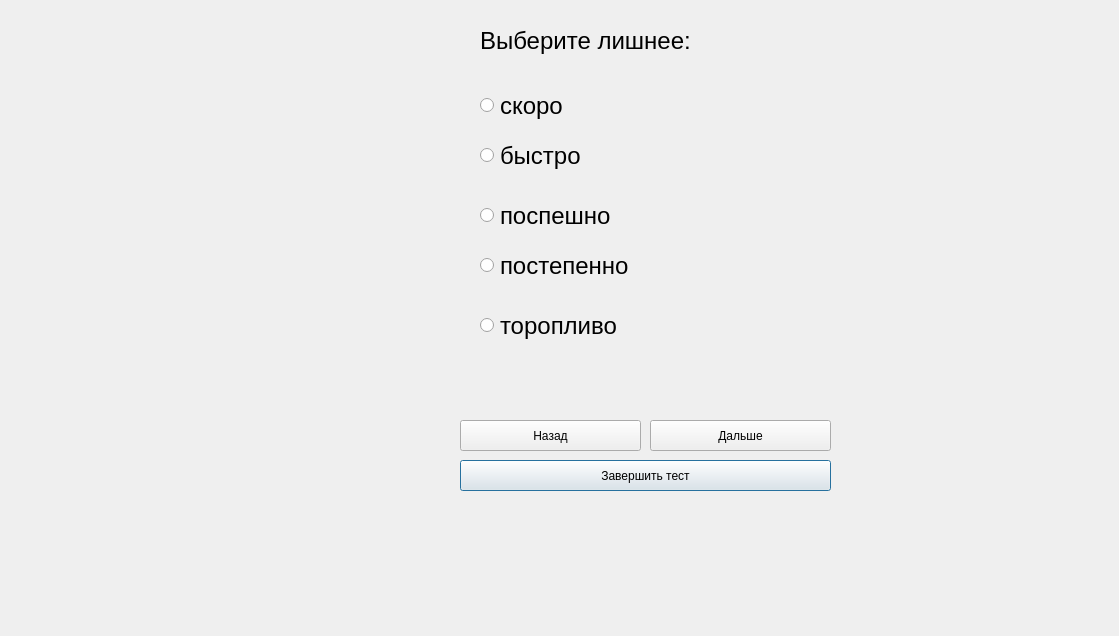
<?xml version="1.0" encoding="UTF-8"?>
<ui version="4.0">
 <class>testform29</class>
 <widget class="QDialog" name="testform29">
  <property name="geometry">
   <rect>
    <x>0</x>
    <y>0</y>
    <width>1119</width>
    <height>636</height>
   </rect>
  </property>
  <property name="windowTitle">
   <string>Dialog</string>
  </property>
  <widget class="QLabel" name="image">
   <property name="geometry">
    <rect>
     <x>20</x>
     <y>50</y>
     <width>411</width>
     <height>331</height>
    </rect>
   </property>
   <property name="text">
    <string/>
   </property>
  </widget>
  <widget class="QPushButton" name="finish_pushButton">
   <property name="geometry">
    <rect>
     <x>460</x>
     <y>460</y>
     <width>371</width>
     <height>31</height>
    </rect>
   </property>
   <property name="text">
    <string>Завершить тест</string>
   </property>
  </widget>
  <widget class="QLabel" name="question">
   <property name="geometry">
    <rect>
     <x>480</x>
     <y>-50</y>
     <width>551</width>
     <height>181</height>
    </rect>
   </property>
   <property name="sizePolicy">
    <sizepolicy hsizetype="Preferred" vsizetype="Preferred">
     <horstretch>0</horstretch>
     <verstretch>0</verstretch>
    </sizepolicy>
   </property>
   <property name="font">
    <font>
     <pointsize>18</pointsize>
    </font>
   </property>
   <property name="mouseTracking">
    <bool>true</bool>
   </property>
   <property name="tabletTracking">
    <bool>false</bool>
   </property>
   <property name="focusPolicy">
    <enum>Qt::NoFocus</enum>
   </property>
   <property name="contextMenuPolicy">
    <enum>Qt::PreventContextMenu</enum>
   </property>
   <property name="autoFillBackground">
    <bool>false</bool>
   </property>
   <property name="midLineWidth">
    <number>-2</number>
   </property>
   <property name="text">
    <string>Выберите лишнее:</string>
   </property>
   <property name="textFormat">
    <enum>Qt::AutoText</enum>
   </property>
   <property name="scaledContents">
    <bool>false</bool>
   </property>
   <property name="wordWrap">
    <bool>true</bool>
   </property>
   <property name="openExternalLinks">
    <bool>false</bool>
   </property>
  </widget>
  <widget class="QRadioButton" name="radioButton_2">
   <property name="geometry">
    <rect>
     <x>480</x>
     <y>140</y>
     <width>421</width>
     <height>31</height>
    </rect>
   </property>
   <property name="font">
    <font>
     <pointsize>18</pointsize>
    </font>
   </property>
   <property name="layoutDirection">
    <enum>Qt::LeftToRight</enum>
   </property>
   <property name="text">
    <string>быстро</string>
   </property>
  </widget>
  <widget class="QRadioButton" name="radioButton_5">
   <property name="geometry">
    <rect>
     <x>480</x>
     <y>310</y>
     <width>301</width>
     <height>31</height>
    </rect>
   </property>
   <property name="font">
    <font>
     <pointsize>18</pointsize>
    </font>
   </property>
   <property name="acceptDrops">
    <bool>false</bool>
   </property>
   <property name="toolTip">
    <string/>
   </property>
   <property name="text">
    <string>торопливо</string>
   </property>
  </widget>
  <widget class="QRadioButton" name="radioButton_4">
   <property name="geometry">
    <rect>
     <x>480</x>
     <y>250</y>
     <width>301</width>
     <height>31</height>
    </rect>
   </property>
   <property name="font">
    <font>
     <pointsize>18</pointsize>
    </font>
   </property>
   <property name="acceptDrops">
    <bool>false</bool>
   </property>
   <property name="toolTip">
    <string/>
   </property>
   <property name="text">
    <string>постепенно</string>
   </property>
  </widget>
  <widget class="QPushButton" name="back_pushButton">
   <property name="geometry">
    <rect>
     <x>460</x>
     <y>420</y>
     <width>181</width>
     <height>31</height>
    </rect>
   </property>
   <property name="text">
    <string>Назад</string>
   </property>
  </widget>
  <widget class="QPushButton" name="next_pushButton_2">
   <property name="geometry">
    <rect>
     <x>650</x>
     <y>420</y>
     <width>181</width>
     <height>31</height>
    </rect>
   </property>
   <property name="text">
    <string>Дальше</string>
   </property>
  </widget>
  <widget class="QRadioButton" name="radioButton_3">
   <property name="geometry">
    <rect>
     <x>480</x>
     <y>200</y>
     <width>421</width>
     <height>31</height>
    </rect>
   </property>
   <property name="font">
    <font>
     <pointsize>18</pointsize>
    </font>
   </property>
   <property name="acceptDrops">
    <bool>false</bool>
   </property>
   <property name="toolTip">
    <string/>
   </property>
   <property name="text">
    <string>поспешно</string>
   </property>
  </widget>
  <widget class="QRadioButton" name="radioButton">
   <property name="geometry">
    <rect>
     <x>480</x>
     <y>90</y>
     <width>431</width>
     <height>31</height>
    </rect>
   </property>
   <property name="font">
    <font>
     <pointsize>18</pointsize>
    </font>
   </property>
   <property name="acceptDrops">
    <bool>false</bool>
   </property>
   <property name="toolTip">
    <string/>
   </property>
   <property name="text">
    <string>скоро</string>
   </property>
  </widget>
 </widget>
 <resources/>
 <connections/>
</ui>
